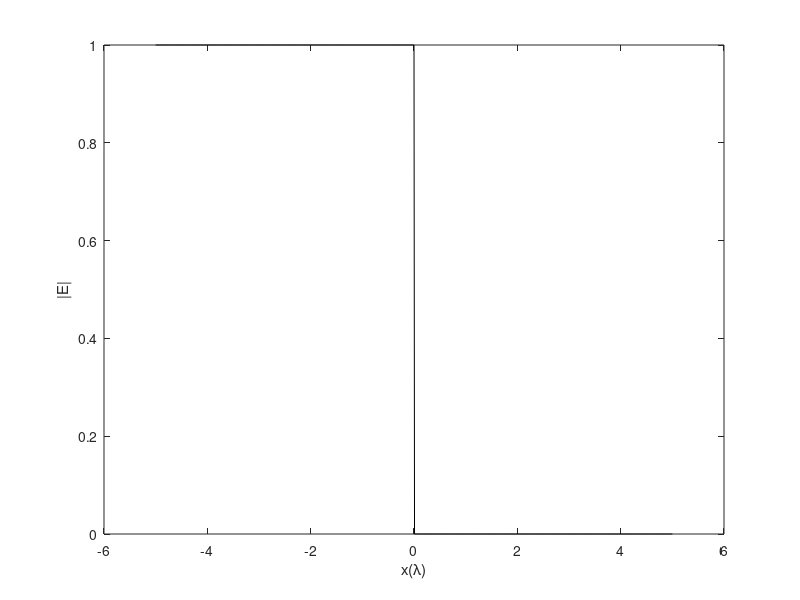

Write the MATLAB code that produced this figure.
x0 = linspace(-5,5,1001);
y0 = 5;
k = 2*pi;
rho = sqrt(x0.^2 + y0.^2);

a = 90 + atand(x0/y0);
phi = 360 - a;


E_incident = exp(1i*k*rho);

E_GO = E_incident;
E_GO(x0 > 0) = 0;

figure;
plot(x0,abs(E_GO),'k','DisplayName','|E_{Go}|')

xlabel('x(\lambda)')
ylabel('|E|')
